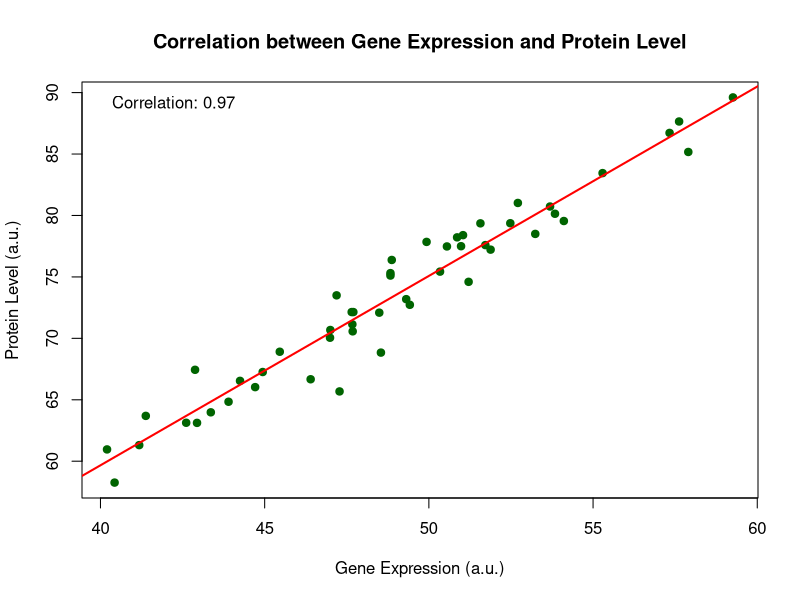

Generate this figure with R:
## ---- chunk 1
# Load the CSV file
bio_df <- read.csv("correlated_bioresults.csv")

# Inspect the first few rows
head(bio_df)
## ---- chunk 2
# Scatter plot
plot(
  bio_df$GeneExpression,
  bio_df$ProteinLevel,
  main = "Correlation between Gene Expression and Protein Level",
  xlab = "Gene Expression (a.u.)",
  ylab = "Protein Level (a.u.)",
  pch = 19,
  col = "darkgreen"
)

# Add a linear regression line
abline(lm(ProteinLevel ~ GeneExpression, data = bio_df), col = "red", lwd = 2)

# Calculate correlation coefficient
cor_value <- cor(bio_df$GeneExpression, bio_df$ProteinLevel)

# Show correlation value in legend
legend(
  "topleft",
  legend = paste("Correlation:", round(cor_value, 2)),
  bty = "n"
)
